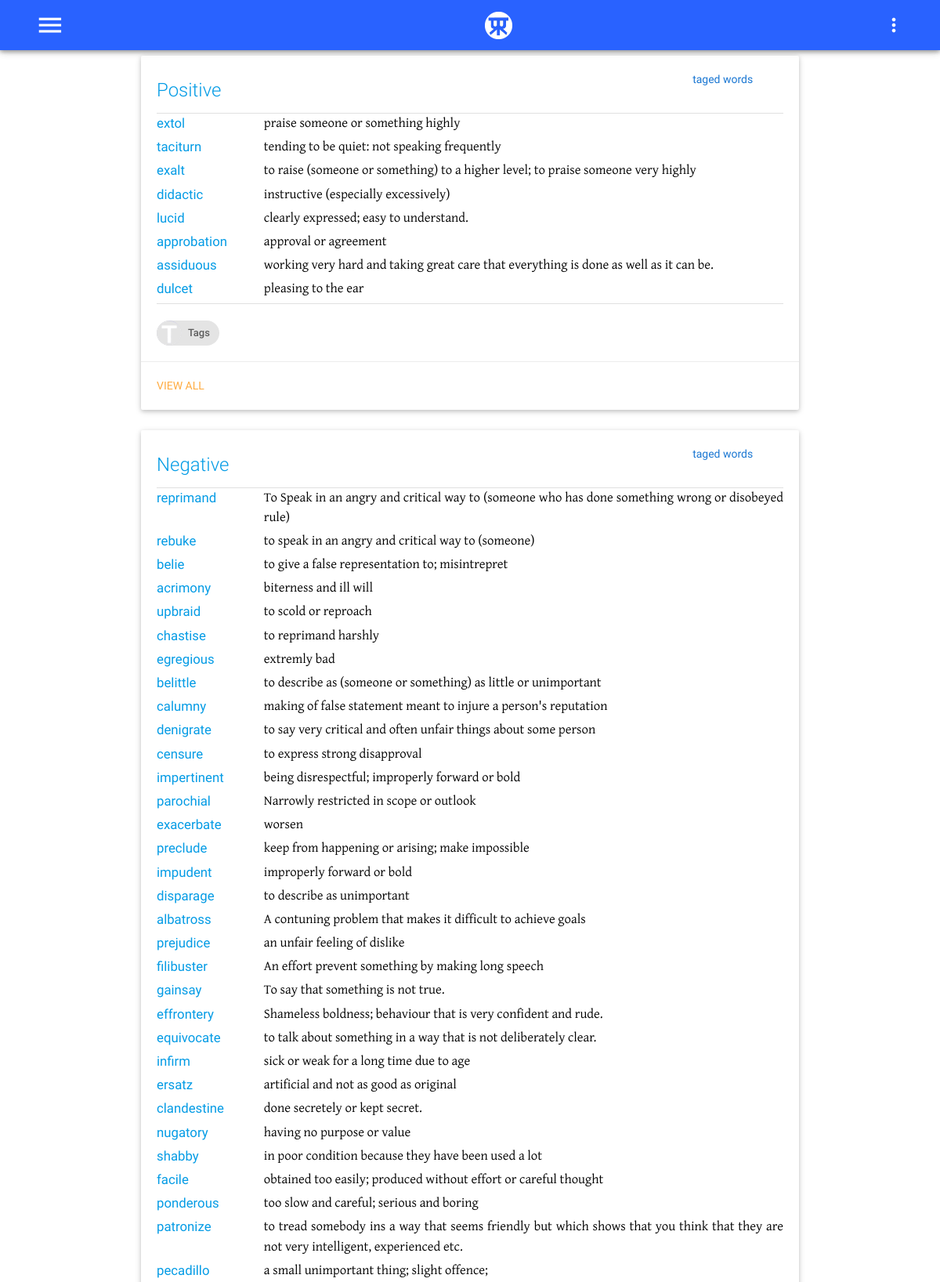
/gre/tag/ (upper part), run on the app's committed database.
### gre/models.py (models this page shows, shortened)
class Tag(models.Model):
    tagname = models.CharField(max_length=200,unique=True)

class Vocab(models.Model):
    word = models.CharField(max_length=25,unique=True)
    meaning = models.CharField(max_length=250)
    sentences = models.TextField();
    createdate = models.DateTimeField(auto_now_add=True)
    updatedate = models.DateTimeField(auto_now=True)
    category = models.ManyToManyField('Tag',blank=False)
    source = models.ManyToManyField('Source',blank=False)
    synonym = models.ManyToManyField('Vocab',  blank=True, related_name="%(app_label)s_%(class)s_related_synonym")
    antonym = models.ManyToManyField('Vocab',  blank=True, related_name="%(app_label)s_%(class)s_related_antonym")
    seealso = models.ManyToManyField('Vocab',  blank=True, related_name="%(app_label)s_%(class)s_related_see_also" )

### gre/views.py (the view)
class GreAllTag(View):
    def get(self,request):
        template = loader.get_template('gre/alltags.html')
        alltags = Tag.objects.all()
        tagvocab = {}
        for tag in alltags:
            allwords = Vocab.objects.filter(category = tag.id)
            tagvocab[tag.tagname] = allwords
        context = {
            'tagvocab' : tagvocab
        }
        return HttpResponse(template.render(context, request))

### gre/templates/gre/alltags.html (shortened to what this page needs)
{%extends "base.html" %}
{%load staticfiles %}
{%block bodycontent %}
<div class="container">
{% for tag,vocabs in tagvocab.items %}
<div class="row">
    <div class="col l12 s12 m12">
      <div class="card">
        <div class="card-content black-text">
          <div class="row">
              <div class="col s12 m8 l10">
                  <span class="card-title teal-text text-darken-3" style="font-size: 2em:text-align:center;">
                      <a href="{% url 'gre:tag' tag %}">{{tag}}</a>
                  </span>
              </div>
              <div class="col s12 m4  l2">
                  <span class="blue-text text-darken-2" style="text-align: right;">taged words</span>
              </div>
            </div>
            <div class="divider"></div>
            <div class="content" style="text-align: justify; font-size: 1.2em">
            {%for vocab in vocabs.all %}
            <div class="row">
                <div class="col s3 m3 l2 green-text text-darken-2"><a href="{% url 'gre:meaning' vocab.word%}">{{vocab.word}}</a></div>
                <div class="pr-word-meaning col s9 m9 l10">{{vocab.meaning}}</div>
            </div>
            {% endfor %}
          </div>
          <div class="divider"></div>
          <br/>
          <div class="chip">
                <img src="{%static 'images/capital-t.png'%}" alt="Tags">
                Tags
          </div>
        </div>
        <div class="card-action">
          <a href="#">View All</a>
        </div>
      </div>
    </div>
</div>
{% endfor %}
</div>
{%endblock bodycontent %}

### static/css/style.css (style rules this page uses)
html { font-size: 14px; }
.pr-blog-content, .pr-word-meaning { font-family: 'Gentium Served' ; }
.row { margin-bottom: 5px; }

### data on the page
Tag: tagvocab "Positive"
Vocab: word "extol", meaning "praise someone or something highly"
Vocab: word "taciturn", meaning "tending to be quiet: not speaking frequently"
Vocab: word "exalt", meaning "to raise (someone or something) to a higher level; to praise someone very highly"
Vocab: word "didactic", meaning "instructive (especially excessively)"
Vocab: word "lucid", meaning "clearly expressed; easy to understand."
Vocab: word "approbation", meaning "approval or agreement"
Vocab: word "assiduous", meaning "working very hard and taking great care that everything is done as well as it can be."
Vocab: word "dulcet", meaning "pleasing to the ear"
Tag: tagvocab "Negative"
Vocab: word "reprimand", meaning "To Speak in an angry and critical way to (someone who has done something wrong or disobeyed rule)"
Vocab: word "rebuke", meaning "to speak in an angry and critical way to (someone)"
Vocab: word "belie", meaning "to give a false representation to; misintrepret"
Vocab: word "acrimony", meaning "biterness and ill will"
Vocab: word "upbraid", meaning "to scold or reproach"
Vocab: word "chastise", meaning "to reprimand harshly"
Vocab: word "egregious", meaning "extremly bad"
Vocab: word "belittle", meaning "to describe as (someone or something) as little or unimportant"
Vocab: word "calumny", meaning "making of false statement meant to injure a person's reputation"
Vocab: word "denigrate", meaning "to say very critical and often unfair things about some person"
Vocab: word "censure", meaning "to express strong disapproval"
Vocab: word "impertinent", meaning "being disrespectful; improperly forward or bold"
Vocab: word "parochial", meaning "Narrowly restricted in scope or outlook"
Vocab: word "exacerbate", meaning "worsen"
Vocab: word "preclude", meaning "keep from happening or arising; make impossible"
Vocab: word "impudent", meaning "improperly forward or bold"
Vocab: word "disparage", meaning "to describe as unimportant"
Vocab: word "albatross", meaning "A contuning problem that makes it difficult to achieve goals"
Vocab: word "prejudice", meaning "an unfair feeling of dislike"
Vocab: word "filibuster", meaning "An effort prevent something by making long speech"
Vocab: word "gainsay", meaning "To say that something is not true."
Vocab: word "effrontery", meaning "Shameless boldness; behaviour that is very confident and rude."
Vocab: word "equivocate", meaning "to talk about something in a way that is not deliberately clear."
Vocab: word "infirm", meaning "sick or weak for a long time due to age"
Vocab: word "ersatz", meaning "artificial and not as good as original"
Vocab: word "clandestine", meaning "done secretely or kept secret."
Vocab: word "nugatory", meaning "having no purpose or value"
Vocab: word "shabby", meaning "in poor condition because they have been used a lot"
Vocab: word "facile", meaning "obtained too easily; produced without effort or careful thought"
Vocab: word "ponderous", meaning "too slow and careful; serious and boring"
Vocab: word "patronize", meaning "to tread somebody ins a way that seems friendly but which shows that you think that they are not very intelligent, experienced etc."
Vocab: word "pecadillo", meaning "a small unimportant thing; slight offence;"
